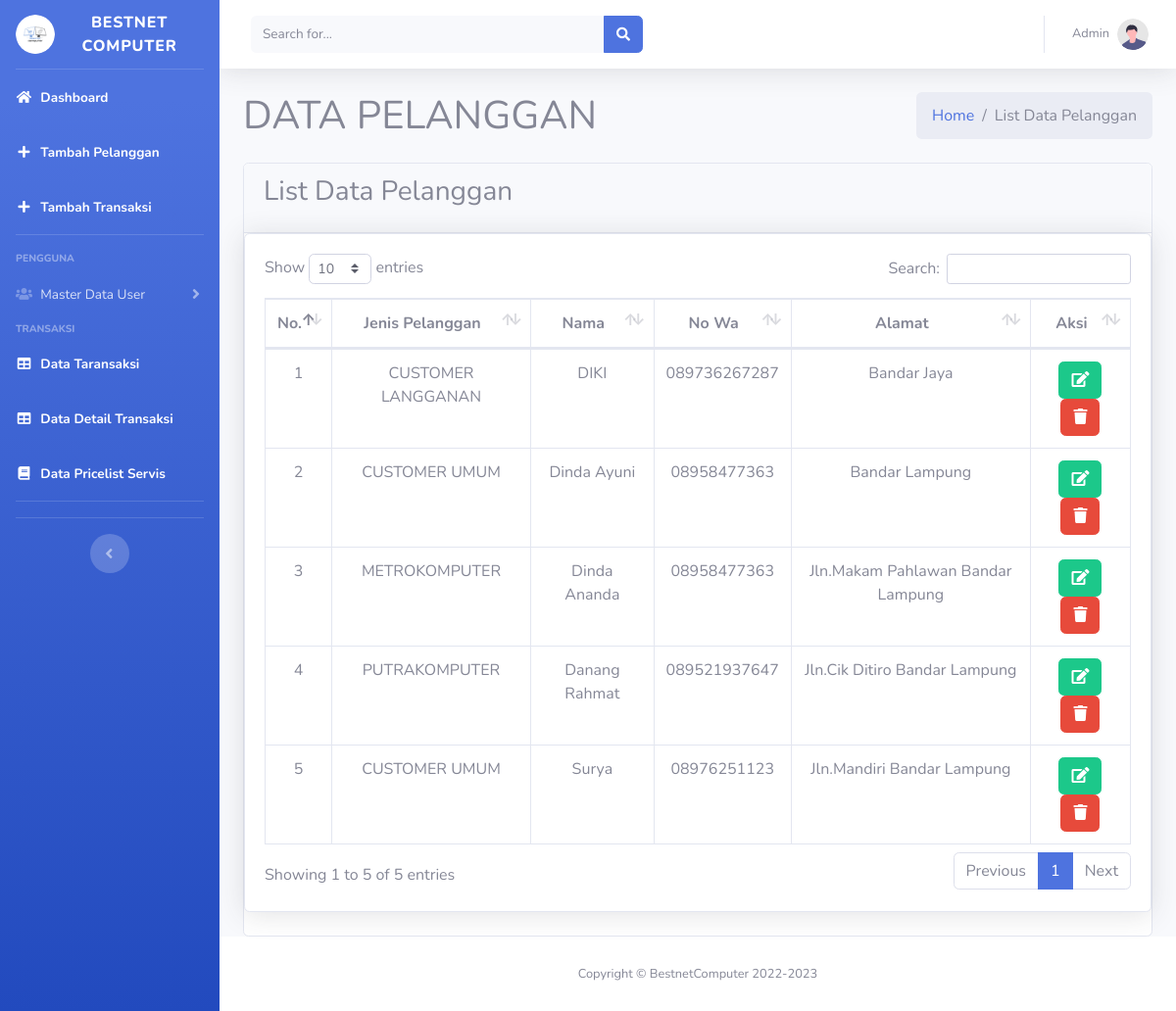
The app's page /index.php/pelanggan with its own data.
### tables this page shows
CREATE TABLE `tbl_pelanggan` (
  `Id_Pelanggan` int(11) NOT NULL AUTO_INCREMENT,
  `Nama_Pelanggan` varchar(50) DEFAULT NULL,
  `Nama` varchar(50) DEFAULT NULL,
  `No_Wa` varchar(13) DEFAULT NULL,
  `Alamat` varchar(100) DEFAULT NULL,
  PRIMARY KEY (`Id_Pelanggan`)
);

### application/libraries/Template.php (called while the page is built, shortened)
<?php
class Template {
    var $data_template = [];
    function set($name, $value){
        $this->data_template[$name] = $value;
    }
    function load($template = '', $fileview = '', $dataview= [], $return = FALSE)
    {
        $this->CI =& get_instance();
        $this->set('content', $this->CI->load->view($fileview, $dataview, TRUE));
        return $this->CI->load->view($template, $this->data_template, $return);
    }
}

### application/controllers/Pelanggan.php (called while the page is built, shortened)
<?php
class Pelanggan extends CI_Controller
{
	public function index()
	{
		$data = [
			'judul' => 'DATA PELANGGAN',
			'subjudul' => 'List Data Pelanggan',
			'datapelanggan' => $this->MPelanggan->tampilData()->result(),
		];
		$this->template->load('pages_admin/index', 'dt_pelanggan/v_pelanggan', $data);
	}
}

### index.php (called while the page is built, shortened)
<?php
require_once BASEPATH.'core/CodeIgniter.php';

### application/models/MPelanggan.php (called while the page is built, shortened)
<?php
class MPelanggan extends CI_Model
{
	public function tampilData()
	{
		return $this->db->get('tbl_pelanggan');
	}
}

### application/views/dt_pelanggan/v_pelanggan.php (the view, shortened to what this page needs)
<div class="card card-primary">
	<div class="card-header">
		<h3 class="card-title"><?= $subjudul ?></h3>
	</div>
	<div class="card shadow mb-4">
		<div class="card-body">
			<div class="table-responsive">
				<table class="table table-bordered text-center" id="dataTable" width="100%" cellspacing="0">
					<thead>
						<th>No.</th>
						<th>Jenis Pelanggan</th>
						<th>Nama</th>
						<th>No Wa</th>
						<th>Alamat</th>
						<th>Aksi</th>
					</thead>
					<tbody>
						<?php $Id_Pelanggan = 1; ?>
						<?php foreach ($datapelanggan as $key) {
						?>
							<tr>
								<td><?= $Id_Pelanggan++; ?></td>
								<td><?php echo $key->Nama_Pelanggan ?></td>
								<td><?php echo $key->Nama ?></td>
								<td><?php echo $key->No_Wa ?></td>
								<td><?php echo $key->Alamat ?></td>
								<td>
									<a href="<?= site_url('pelanggan/edit/' . $key->Id_Pelanggan) ?>" class="btn btn-success"><i class="fa fa-edit"></i></a>
									<a href="<?= site_url('pelanggan/hapus/' . $key->Id_Pelanggan) ?>" class="btn btn-danger"><i class="fa fa-trash"></i></a>
								</td>
							</tr>
						<?php } ?>
					</tbody>
				</table>
			</div>
		</div>
	</div>
</div>

### records on screen
tbl_pelanggan: Nama_Pelanggan "CUSTOMER LANGGANAN", Nama "DIKI", No_Wa "089736267287", Alamat "Bandar Jaya"
tbl_pelanggan: Nama_Pelanggan "CUSTOMER UMUM", Nama "Dinda Ayuni", No_Wa "08958477363", Alamat "Bandar Lampung"
tbl_pelanggan: Nama_Pelanggan "METROKOMPUTER", Nama "Dinda Ananda", No_Wa "08958477363", Alamat "Jln.Makam Pahlawan Bandar Lampung"
tbl_pelanggan: Nama_Pelanggan "PUTRAKOMPUTER", Nama "Danang Rahmat", No_Wa "089521937647", Alamat "Jln.Cik Ditiro Bandar Lampung"
tbl_pelanggan: Nama_Pelanggan "CUSTOMER UMUM", Nama "Surya", No_Wa "08976251123", Alamat "Jln.Mandiri Bandar Lampung"

### other values on screen
$judul "DATA PELANGGAN"
$subjudul "List Data Pelanggan"
